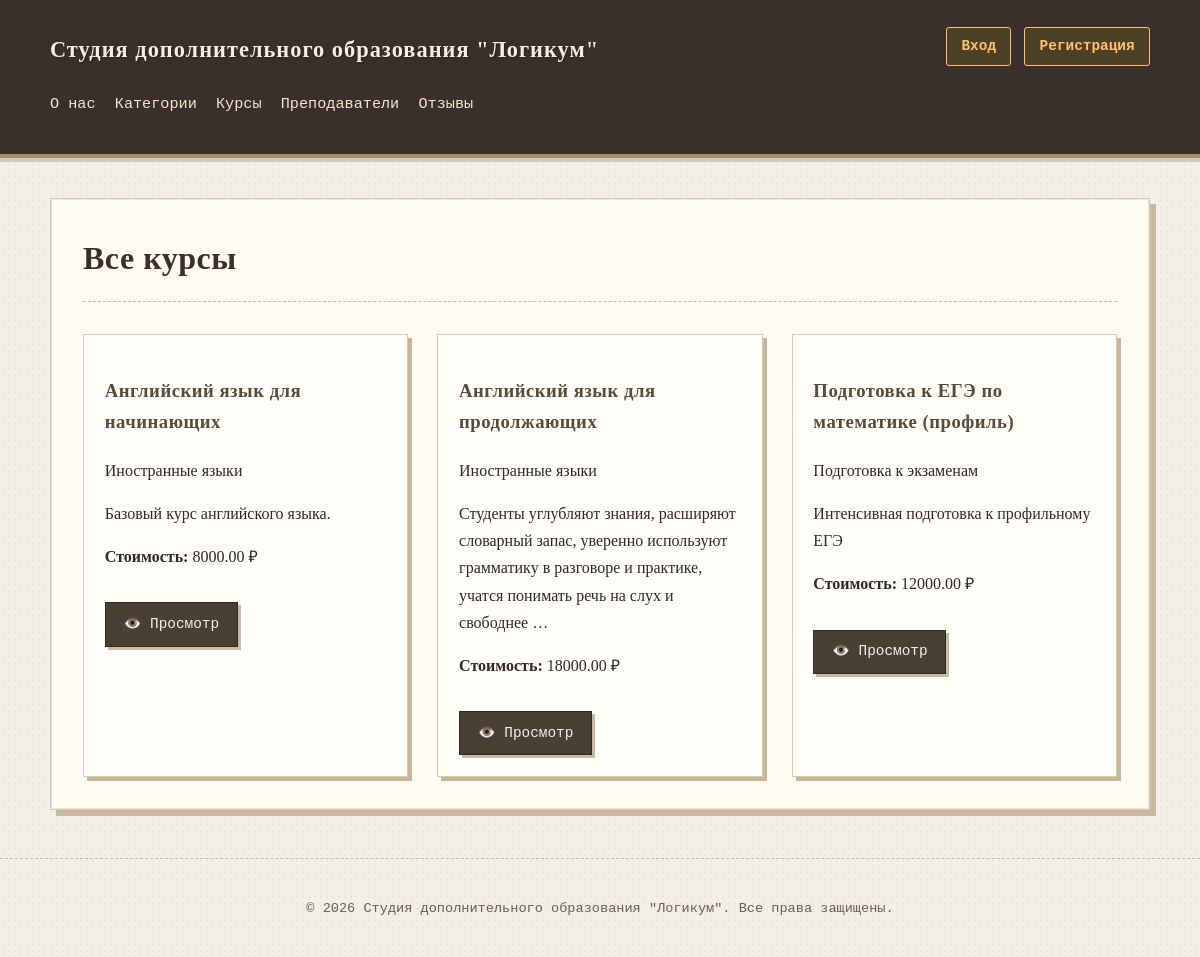
The page /education/courses/ on the database its author committed.
### education/models.py (models this page shows, shortened)
class Course(models.Model):
    class Status(models.IntegerChoices):
        DRAFT = 0, 'Черновик'
        PUBLISHED = 1, 'Опубликован'
    category = models.ForeignKey(
        Category,
        on_delete=models.SET_NULL,
        null=True,
        related_name='courses',
        verbose_name="Категория"
    )
    title = models.CharField(max_length=100, verbose_name="Название")
    slug = models.SlugField(max_length=100, unique=True, db_index=True, verbose_name="URL")
    description = models.TextField(verbose_name="Краткое описание")
    full_description = models.TextField(blank=True, verbose_name="Полное описание")
    duration_hours = models.IntegerField(verbose_name="Длительность (часы)")
    price = models.DecimalField(max_digits=10, decimal_places=2, verbose_name="Стоимость")
    status = models.IntegerField(
        choices=Status.choices,
        default=Status.DRAFT,
        verbose_name="Статус"
    )
    time_create = models.DateTimeField(auto_now_add=True, verbose_name="Дата создания")
    time_update = models.DateTimeField(auto_now=True, verbose_name="Дата изменения")
    class Meta:
        db_table = 'courses'
        verbose_name = 'Курс'
        verbose_name_plural = 'Курсы'
        ordering = ['-time_create']
    def get_absolute_url(self):
        return reverse('course-detail-slug', kwargs={'course_slug': self.slug})

class Category(models.Model):
    name = models.CharField(max_length=100, verbose_name="Название категории", unique=True)
    slug = models.SlugField(max_length=100, unique=True, db_index=True, verbose_name="URL")
    description = models.TextField(blank=True, verbose_name="Описание категории")
    class Meta:
        db_table = 'categories'
        verbose_name = 'Категория'
        verbose_name_plural = 'Категории'
        ordering = ['name']

### education/views.py (the view)
# urls.py: path('courses/', views.courses_list, name='courses-list'),
def courses_list(request):
    courses = Course.published.all().select_related('category').order_by('title')
    category_slug = request.GET.get('category')
    if category_slug:
        courses = courses.filter(category__slug=category_slug)
    data = {
        'title': 'Все курсы',
        'courses': courses,
        'categories': Category.objects.all(),
    }
    return render(request, 'education/courses_list.html', data)

### education/context_processors.py (called while the page is built, shortened)
def user_groups(request):
    if request.user.is_authenticated:
        groups = list(request.user.groups.values_list('name', flat=True))
        return {'user_groups': groups}
    return {'user_groups': []}

def user_permissions(request):
    context = {
        'user_groups': [],
        'is_admin': False,
        'is_teacher': False,
        'is_student': False,
        'is_marketer': False,
    }
    return context

### education/models.py (called while the page is built)
    def get_queryset(self):
        return super().get_queryset().filter(status=Course.Status.PUBLISHED)

### education/templates/education/courses_list.html (shortened to what this page needs)
{% extends 'base.html' %}
{% block content %}
    <div class="page-header">
        <h1>{{ title }}</h1>
    </div>
    {% if courses %}
    <div class="course-grid">
        {% for course in courses %}
        <div class="course-card">
            <h3>
                <a href="{{ course.get_absolute_url }}">{{ course.title }}</a>
            </h3>
            <p class="category">{{ course.category.name }}</p>
            <p>{{ course.description|truncatewords:20 }}</p>
            <p><strong>Стоимость:</strong> {{ course.price }} ₽</p>
            <div class="course-actions">
                <a href="{{ course.get_absolute_url }}" class="btn">👁️ Просмотр</a>
            </div>
        </div>
        {% endfor %}
    </div>
    {% else %}
    <p>Курсы пока не добавлены.</p>
    <a href="{% url 'course-create' %}" class="btn btn-success">➕ Создать первый курс</a>
    {% endif %}
{% endblock %}

### education/static/education/css/styles.css (style rules this page uses)
body { font-family: "Georgia", "Times New Roman", serif; line-height: 1.7; margin: 0; padding: 0; background-color: #f3efe6; color: #2f2a24; background-image: radial-gradient(rgba(0,0,0,0.03) 1px, transparent 1px); background-size: 6px 6px; }
h1, h2, h3, h4, h5, h6 { font-family: "Georgia", "Times New Roman", serif; font-weight: 600; color: #3a2f2a; letter-spacing: 0.5px; }
h1 { border-bottom: 2px solid #a78b6a; padding-bottom: 0.5rem; margin-bottom: 1.5rem; }
.course-grid { display: grid; grid-template-columns: repeat(auto-fill, minmax(280px, 1fr)); gap: 1.8rem; margin-top: 2rem; }
.course-card { background: #fffdf7; border: 1px solid #d8c9b6; padding: 1.3rem; box-shadow: 4px 4px 0 #cbb59a; transition: transform 0.15s ease, box-shadow 0.15s ease; }
.btn { display: inline-block; background-color: #4a3f35; color: #f3efe6; padding: 0.55rem 1.1rem; text-decoration: none; border: 1px solid #2f2a24; font-family: "Courier New", monospace; font-size: 0.9rem; margin-top: 1rem; box-shadow: 3px 3px 0 #c9b8a3; transition: all 0.15s ease; }
.page-header { display: flex; justify-content: space-between; align-items: center; margin-bottom: 2rem; border-bottom: 1px dashed #c9b8a3; padding-bottom: 1rem; }
.page-header h1 { border-bottom: none; margin: 0; padding: 0; }
a { color: #5a4a3a; text-decoration: none; transition: all 0.15s ease; }

### rows shown on the page
Course: title "Английский язык для начинающих", category.name "Иностранные языки", description "Базовый курс английского языка.", price "8000.00"
Course: title "Английский язык для продолжающих", category.name "Иностранные языки", description "Студенты углубляют знания, расширяют словарный запас, уверенно используют грамматику в разговоре и практике, учатся понимать речь на слух и свободнее …", price "18000.00"
Course: title "Подготовка к ЕГЭ по математике (профиль)", category.name "Подготовка к экзаменам", description "Интенсивная подготовка к профильному ЕГЭ", price "12000.00"

### other values the page prints
{{ title }} "Все курсы"
